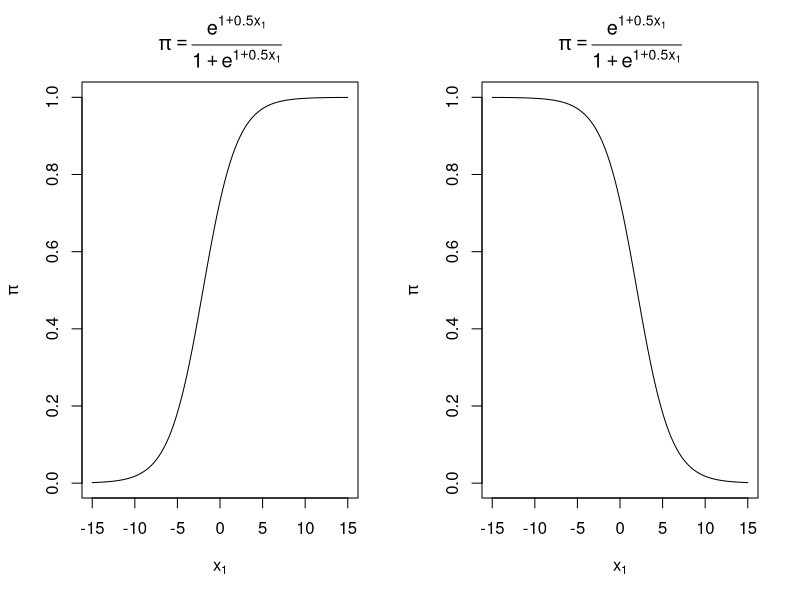
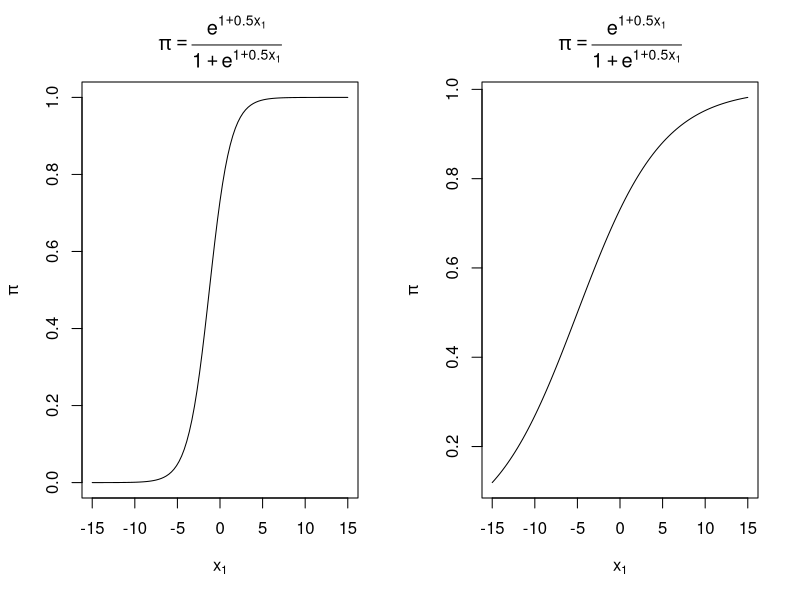

Here is the R script that generated these plots, in order:
par(mfrow = c(1,2))

beta0 <- 1
beta1 <- 0.5
curve(expr = exp(beta0 + beta1*x)/(1 + exp(beta0 + beta1*x)),
  xlim = c(-15,15), col = 'black', main = expression(pi
  == frac(e^{1+0.5*x[1]}, 1+e^{1+0.5*x[1]})), xlab = 
  expression(x[1]), ylab = expression(pi))

beta0 <- 1
beta1 <- -0.5
curve(expr = exp(beta0 + beta1*x)/(1 + exp(beta0 + beta1*x)),
  xlim = c(-15,15), col = 'black', main = expression(pi
  == frac(e^{1+0.5*x[1]}, 1+e^{1+0.5*x[1]})), xlab = 
  expression(x[1]), ylab = expression(pi))

####Question 2.3.4
beta0 <- 1
beta1 <- 0.8
curve(expr = exp(beta0 + beta1*x)/(1 + exp(beta0 + beta1*x)),
  xlim = c(-15,15), col = 'black', main = expression(pi
  == frac(e^{1+0.5*x[1]}, 1+e^{1+0.5*x[1]})), xlab = 
  expression(x[1]), ylab = expression(pi))

beta0 <- 1
beta1 <- 0.2
curve(expr = exp(beta0 + beta1*x)/(1 + exp(beta0 + beta1*x)),
  xlim = c(-15,15), col = 'black', main = expression(pi
  == frac(e^{1+0.5*x[1]}, 1+e^{1+0.5*x[1]})), xlab = 
  expression(x[1]), ylab = expression(pi))
